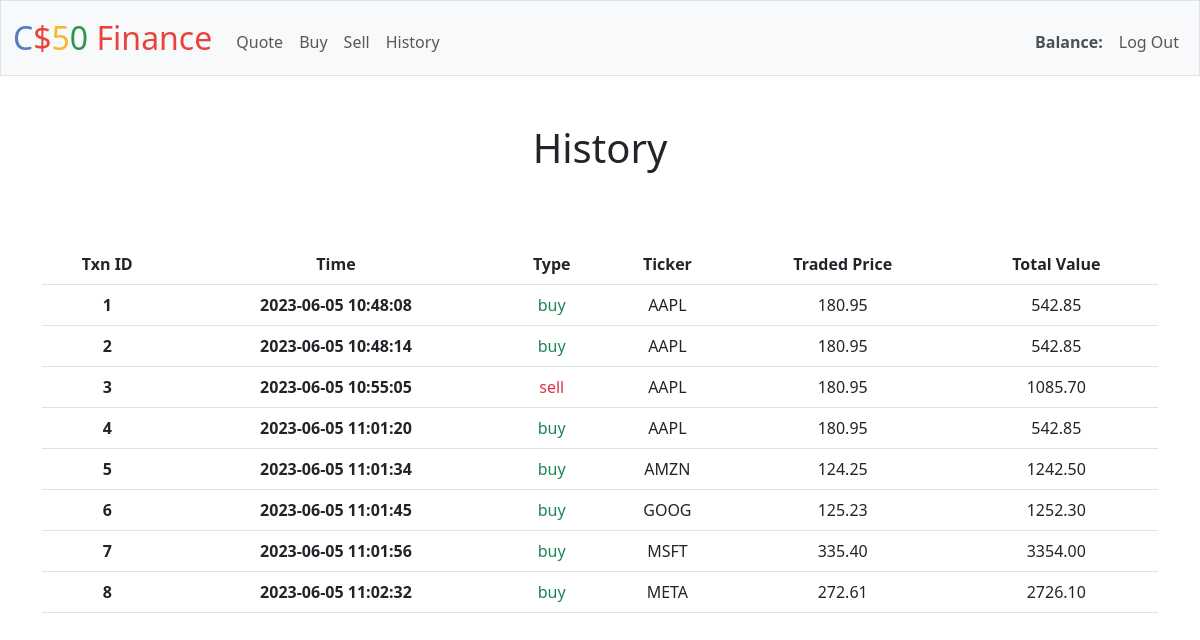
Page /history (signed in) on the earlier database version.
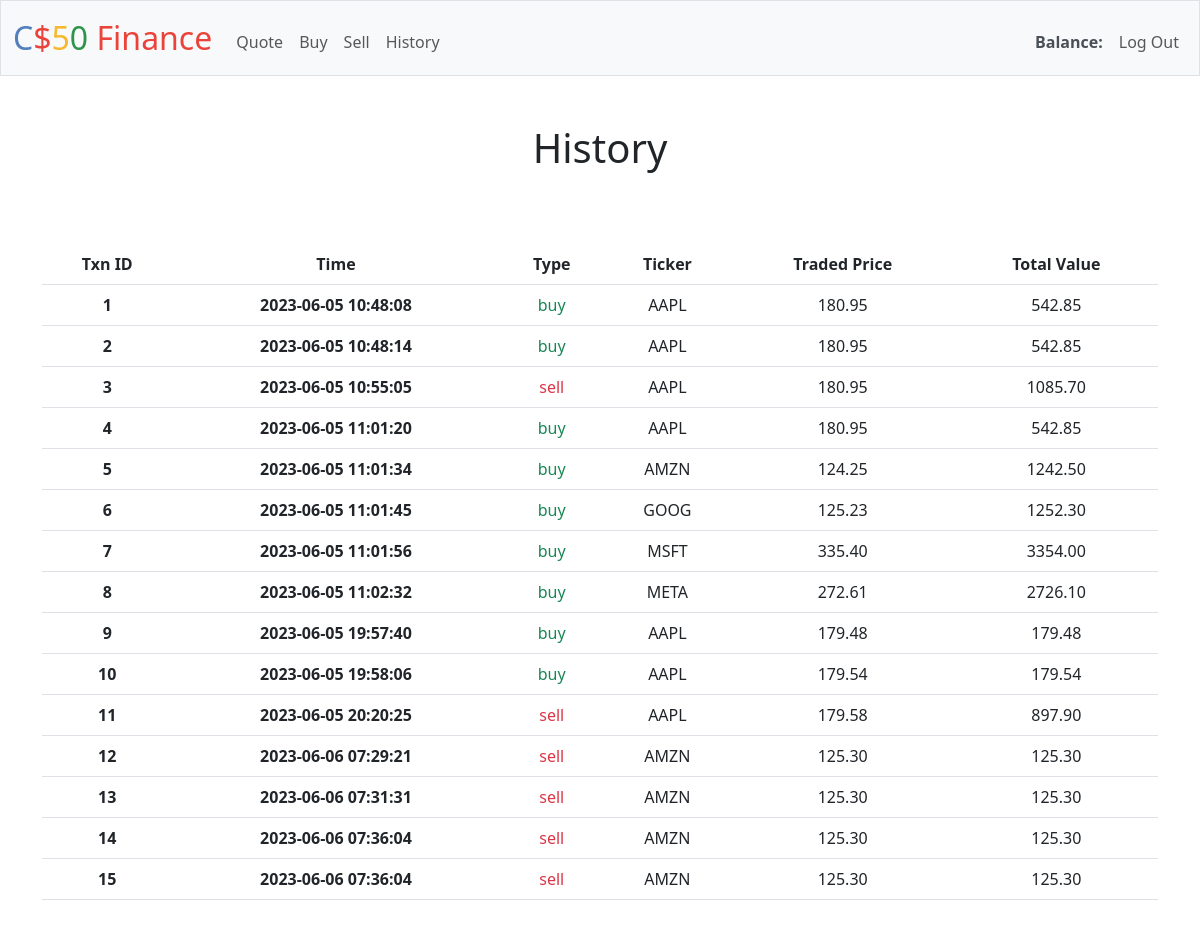
Same page on the later database version.
### tables this page shows
CREATE TABLE txns (
	id INTEGER PRIMARY KEY AUTOINCREMENT NOT NULL UNIQUE,
	created_date TIMESTAMP DEFAULT CURRENT_TIMESTAMP,
	updated_date TIMESTAMP DEFAULT CURRENT_TIMESTAMP,
	portfolio_id INTEGER NOT NULL,
	user_id INTEGER NOT NULL,
	txn_type TEXT NOT NULL,
	size TEXT NOT NULL,
	traded_price TEXT NOT NULL,
	total_value TEXT NOT NULL,
	pre_balance TEXT NOT NULL,
	post_balance TEXT NOT NULL,
	FOREIGN KEY(portfolio_id) REFERENCES portfolios(id)
	FOREIGN KEY(user_id) REFERENCES users(id)
);

CREATE TABLE portfolios (
	id INTEGER PRIMARY KEY AUTOINCREMENT NOT NULL UNIQUE,
	created_date TIMESTAMP DEFAULT CURRENT_TIMESTAMP,
	updated_date TIMESTAMP DEFAULT CURRENT_TIMESTAMP,
	user_id INTEGER NOT NULL,
	ticker TEXT NOT NULL,
	size TEXT DEFAULT 0,
	entry_price TEXT DEFAULT 0,
	total_value TEXT DEFAULT 0,
	FOREIGN KEY(user_id) REFERENCES users(id)
);

### app.py (the view)
@app.route("/history")
@login_required
def history():
    txns = get_txns_by_userid(db, session["user_id"])
    return render_template("pages/history.html", txns=txns)

### app.py (called while the page is built)
@app.after_request
def after_request(response):
    response.headers["Cache-Control"] = "no-cache, no-store, must-revalidate"
    response.headers["Expires"] = 0
    response.headers["Pragma"] = "no-cache"
    return response

### modules/txns.py (called while the page is built)
def get_txns_by_userid(db, user_id: str) -> list:
    try:
        txns = db.execute(
            "SELECT txns.id,txns.created_date,txns.txn_type,"
            "portfolios.ticker,txns.size,txns.traded_price,txns.total_value,txns.pre_balance,txns.post_balance FROM txns JOIN portfolios ON txns.portfolio_id=portfolios.id WHERE portfolios.user_id=?",
            user_id
        )
        return txns
    except Exception as e:
        raise e

### modules/users.py (called while the page is built)
def login_required(f):
    @wraps(f)
    def decorated_function(*args, **kwargs):
        if session.get("user_id") is None:
            return redirect("/login")
        return f(*args, **kwargs)
    return decorated_function

### templates/pages/history.html
{% extends 'components/layout.html' %}
{% if txns %}
{% set title = 'History' %}
{% else %}
{% set title = 'Your history is empty' %}
{% endif %}
{% block main %}
<div class="py-4 container text-center align-items-center">
    <div class="section">
        <table class="table table-hover align-middle">
            <thead>
            <tr>
                <th scope="col">Txn ID</th>
                <th scope="col">Time</th>
                <th scope="col">Type</th>
                <th scope="col">Ticker</th>
                <th scope="col">Traded Price</th>
                <th scope="col">Total Value</th>
            </tr>
            </thead>
            <tbody>
            {% if txns %}
            {% for txn in txns %}
            <tr>
                <th>{{txn["id"]}}</th>
                <th>{{txn["created_date"]}}</th>
                {% if txn["txn_type"] == 'buy' %}
                <td class="text-success">{{txn["txn_type"]}}</td>
                {% else %}
                <td class="text-danger">{{txn["txn_type"]}}</td>
                {% endif %}
                <td>{{txn["ticker"]}}</td>
                <td>{{txn["traded_price"]}}</td>
                <td>{{txn["total_value"]}}</td>
            </tr>
            {% endfor %}
            {% endif %}
            </tbody>
        </table>
    </div>
</div>
{% endblock %}

### templates/components/layout.html (shortened to what this page needs)
<!DOCTYPE html>
<html lang="en">
{% include 'components/head.html' %}
<body>
{% block body %}
{% include 'components/navbar.html' %}
<main class="container-fluid py-5 text-center">
    <h1 class="mb-5">{{ title }}</h1>
    {% block main %}
    {% endblock %}
</main>
{% endblock %}
</body>
</html>

### templates/components/head.html (shortened to what this page needs)
{% block head %}
<head>
    <link href="https://cdn.jsdelivr.net/npm/bootstrap@5.3.0-alpha1/dist/css/bootstrap.min.css" rel="stylesheet"
>
    <link href="/static/styles.css" rel="stylesheet">
</head>
{% endblock %}

### templates/components/navbar.html (shortened to what this page needs)
{% block navbar %}
<nav class="bg-light border navbar navbar-expand-md navbar-light">
    <div class="container-fluid">
        <a class="navbar-brand" href="/"><span class="blue">C</span><span class="red">$</span><span
                class="yellow">5</span><span class="green">0</span> <span class="red">Finance</span></a>
        <div class="collapse navbar-collapse" id="navbar">
            {% if session["user_id"] %}
            <ul class="navbar-nav me-auto mt-2">
                <li class="nav-item"><a class="nav-link" href="/quote">Quote</a></li>
                <li class="nav-item"><a class="nav-link" href="/buy">Buy</a></li>
                <li class="nav-item"><a class="nav-link" href="/sell">Sell</a></li>
                <li class="nav-item"><a class="nav-link" href="/history">History</a></li>
            </ul>
            <ul class="navbar-nav ms-auto mt-2">
                <li class="nav-item"><a class="nav-link disabled fw-bold text-dark-emphasis" href="#" id="account-balance">Balance:</a></li>
                <li class="nav-item"><a class="nav-link" href="/logout">Log Out</a></li>
            </ul>
            {% else %}
            <ul class="navbar-nav ms-auto mt-2">
                <li class="nav-item"><a class="nav-link" href="/register">Register</a></li>
                <li class="nav-item"><a class="nav-link" href="/login">Log In</a></li>
            </ul>
            {% endif %}
        </div>
    </div>
</nav>
{% endblock %}

### static/styles.css (style rules this page uses)
nav .navbar-brand { font-size: xx-large; }
nav .navbar-brand .blue { color: #537fbe; }
nav .navbar-brand .red { color: #ea433b; }
nav .navbar-brand .yellow { color: #f5b82e; }
nav .navbar-brand .green { color: #2e944b; }

Differences in the rows shown:
added txns: id "9", created_date "2023-06-05 19:57:40", txn_type "buy", ticker "AAPL", traded_price "179.48", total_value "179.48"
added txns: id "10", created_date "2023-06-05 19:58:06", txn_type "buy", ticker "AAPL", traded_price "179.54", total_value "179.54"
added txns: id "11", created_date "2023-06-05 20:20:25", txn_type "sell", ticker "AAPL", traded_price "179.58", total_value "897.90"
added txns: id "12", created_date "2023-06-06 07:29:21", txn_type "sell", ticker "AMZN", traded_price "125.30", total_value "125.30"
added txns: id "13", created_date "2023-06-06 07:31:31", txn_type "sell", ticker "AMZN", traded_price "125.30", total_value "125.30"
added txns: id "14", created_date "2023-06-06 07:36:04", txn_type "sell", ticker "AMZN", traded_price "125.30", total_value "125.30"
added txns: id "15", created_date "2023-06-06 07:36:04", txn_type "sell", ticker "AMZN", traded_price "125.30", total_value "125.30"
